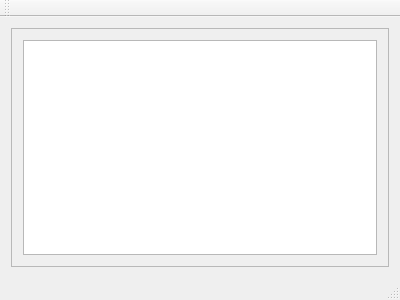
<?xml version="1.0" encoding="UTF-8"?>
<ui version="4.0">
 <class>MainWindow</class>
 <widget class="QMainWindow" name="MainWindow">
  <property name="geometry">
   <rect>
    <x>0</x>
    <y>0</y>
    <width>400</width>
    <height>300</height>
   </rect>
  </property>
  <property name="windowTitle">
   <string>MainWindow</string>
  </property>
  <widget class="QWidget" name="centralWidget">
   <layout class="QGridLayout" name="gridLayout">
    <item row="0" column="0">
     <widget class="QScrollArea" name="scrollArea">
      <property name="widgetResizable">
       <bool>true</bool>
      </property>
      <widget class="QWidget" name="scrollAreaWidgetContents">
       <property name="geometry">
        <rect>
         <x>0</x>
         <y>0</y>
         <width>380</width>
         <height>220</height>
        </rect>
       </property>
       <layout class="QHBoxLayout" name="horizontalLayout">
        <item>
         <widget class="QTreeView" name="treeView"/>
        </item>
       </layout>
      </widget>
     </widget>
    </item>
   </layout>
  </widget>
  <widget class="QMenuBar" name="menuBar">
   <property name="geometry">
    <rect>
     <x>0</x>
     <y>0</y>
     <width>400</width>
     <height>25</height>
    </rect>
   </property>
  </widget>
  <widget class="QToolBar" name="mainToolBar">
   <attribute name="toolBarArea">
    <enum>TopToolBarArea</enum>
   </attribute>
   <attribute name="toolBarBreak">
    <bool>false</bool>
   </attribute>
  </widget>
  <widget class="QStatusBar" name="statusBar"/>
 </widget>
 <layoutdefault spacing="6" margin="11"/>
 <resources/>
 <connections/>
</ui>
